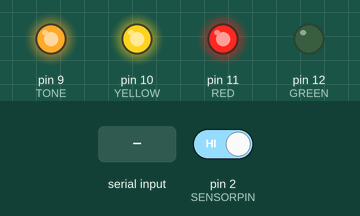
The sketch below on a simulated Arduino Uno, built with avr-gcc and run on an emulated ATmega328P. Parts: output pins drawn as LEDs (lit = HIGH). Inputs (shaded band) come from the test bench; at power-on: pin 2 (SENSORPIN) HIGH. What the sketch prints to the serial monitor is not drawn.

Above: at 1.2 s.
1.3 s: pin 2 (SENSORPIN) driven LOW
At 2.5 s:
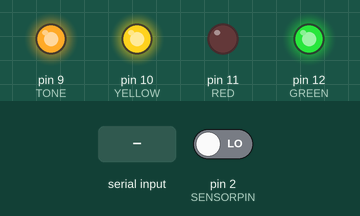
2.8 s: byte 30 received over Serial
At 3.2 s:
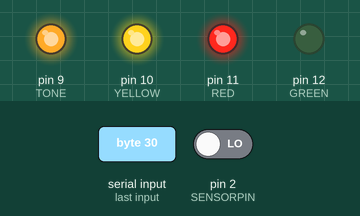
4.3 s: byte 90 received over Serial
At 5.6 s:
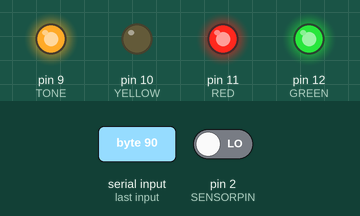
Timing chart, 0 to 8.8 s (numbered marks = the images above; inputs shaded):
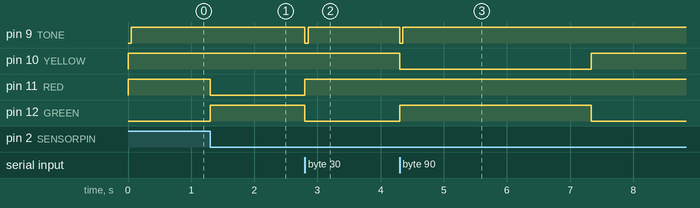

Measured:
- after the input at 1.3 s, pin 11 (RED): HIGH → LOW at once; pin 12 (GREEN): LOW → HIGH at once
- after the input at 2.8 s, pin 9 (TONE): HIGH → LOW at once, → HIGH 0.05 s later; pin 11 (RED): LOW → HIGH at once; pin 12 (GREEN): HIGH → LOW at once
- after the input at 4.3 s, pin 9 (TONE): HIGH → LOW at once, → HIGH 0.05 s later; pin 10 (YELLOW): HIGH → LOW at once, → HIGH 3.0 s later; pin 12 (GREEN): LOW → HIGH at once, → LOW 3.0 s later

The sketch:

ridermon.ino
```cpp
unsigned long timeMilli = 0;
unsigned long lastEventMilli = 0;
unsigned long lastToneStart = 0;
unsigned long sensorCount = 0;
unsigned long rfidCount = 0;
unsigned long totalRfidCount = 0;
unsigned long totalSensorCount = 0;
unsigned long blinkMilli = 0;
boolean hasEvent = true;


#define SENSORPIN  2
#define GREEN 12
#define RED 11
#define YELLOW 10
#define TONE 9

#define ONBOARD 13

const unsigned long timeoutMillis = 3000;
const unsigned long toneDurationMillis = 50;

const unsigned long blinkDurationMillis = 250;

void setup() {
  // setup the Interrupt listener for the beam break
  attachInterrupt(digitalPinToInterrupt(SENSORPIN), onPinInterrupt, FALLING);  // TODO: Might match mode to beam break sensor
  // set up listening on the serial port  ( we do the serial port monitoring in the serialEvent function )
  Serial.begin(9600);

  // setup the pins
  pinMode( GREEN, OUTPUT );
  pinMode( RED, OUTPUT );
  pinMode( YELLOW, OUTPUT );
  pinMode( TONE, OUTPUT );

}

void loop() {
  watchMillis();
  updateIndicatorPins();
  monitorTimeout();
}

void onPinInterrupt(){
  lastEventMilli = timeMilli;
  sensorCount++;
  totalSensorCount++;
  hasEvent=true;
}

void onRFIDEvent(){
  lastEventMilli = timeMilli;
  rfidCount++;
  totalRfidCount++;
  lastToneStart=timeMilli;
  hasEvent = true;
}

void serialEvent(){
  while (Serial.available()) {
    char inChar = (char)Serial.read();
   // if (inChar == '\r') {
      onRFIDEvent();
   // }
  }
}

void watchMillis(){
  timeMilli = millis();
}

void updateIndicatorPins(){
    if (rfidCount < sensorCount ) {
      digitalWrite( GREEN, HIGH );
      digitalWrite( RED, LOW );
      digitalWrite( YELLOW, HIGH );
    } else if (rfidCount > sensorCount ) {
      digitalWrite( GREEN, HIGH );
      digitalWrite( RED, HIGH );
      digitalWrite( YELLOW, LOW );
    } else {
      digitalWrite( GREEN, LOW );
      digitalWrite( RED, HIGH );
      digitalWrite( YELLOW, HIGH );
    }

    if( timeMilli- lastToneStart > toneDurationMillis ) {
       digitalWrite( TONE, HIGH );
    }else{
      digitalWrite( TONE, LOW );
    }

    if( (timeMilli - blinkMilli) > blinkDurationMillis ){
      digitalWrite( ONBOARD, HIGH );
      blinkMilli=timeMilli;
    }
    else{
      digitalWrite( ONBOARD, LOW );
    }
}

void monitorTimeout(){
   if( (timeMilli - lastEventMilli) > timeoutMillis ){
      sensorCount=0;
      rfidCount=0;
      // output a bit of json with the totals
      if( hasEvent ){
        Serial.print( "{\"RFIDEvents\":" );
        Serial.print (  totalRfidCount );
        Serial.print(",\"SensorEvent\":");
        Serial.print( totalSensorCount );
        Serial.print( "}\n" );
        Serial.flush();
        hasEvent = false;
      }
   }
}
```
